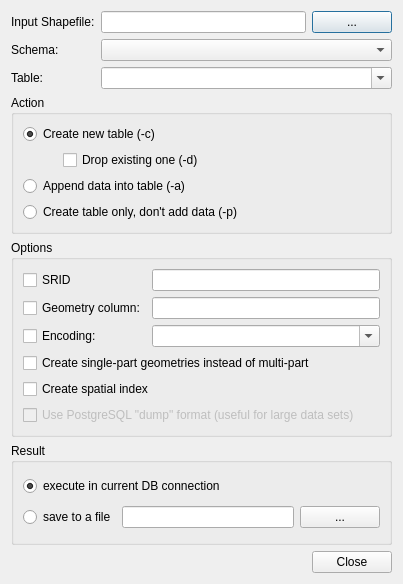
<?xml version="1.0" encoding="UTF-8"?>
<ui version="4.0">
 <class>DlgLoadData</class>
 <widget class="QDialog" name="DlgLoadData">
  <property name="geometry">
   <rect>
    <x>0</x>
    <y>0</y>
    <width>403</width>
    <height>584</height>
   </rect>
  </property>
  <property name="windowTitle">
   <string>Load data to PostGIS</string>
  </property>
  <layout class="QVBoxLayout">
   <item>
    <layout class="QGridLayout">
     <item row="0" column="0">
      <widget class="QLabel" name="label">
       <property name="text">
        <string>Input Shapefile:</string>
       </property>
      </widget>
     </item>
     <item row="0" column="1">
      <widget class="QLineEdit" name="editShapefile"/>
     </item>
     <item row="0" column="2">
      <widget class="QPushButton" name="btnSelectShapefile">
       <property name="text">
        <string>...</string>
       </property>
      </widget>
     </item>
     <item row="1" column="0">
      <widget class="QLabel" name="label_2">
       <property name="text">
        <string>Schema:</string>
       </property>
      </widget>
     </item>
     <item row="1" column="1" colspan="2">
      <widget class="QComboBox" name="cboSchema"/>
     </item>
     <item row="2" column="0">
      <widget class="QLabel" name="label_3">
       <property name="text">
        <string>Table:</string>
       </property>
      </widget>
     </item>
     <item row="2" column="1" colspan="2">
      <widget class="QComboBox" name="cboTable">
       <property name="editable">
        <bool>true</bool>
       </property>
      </widget>
     </item>
    </layout>
   </item>
   <item>
    <widget class="QGroupBox" name="groupBox">
     <property name="title">
      <string>Action</string>
     </property>
     <layout class="QVBoxLayout">
      <item>
       <widget class="QRadioButton" name="radCreate">
        <property name="text">
         <string>Create new table (-c)</string>
        </property>
        <property name="checked">
         <bool>true</bool>
        </property>
       </widget>
      </item>
      <item>
       <layout class="QHBoxLayout">
        <item>
         <spacer>
          <property name="orientation">
           <enum>Qt::Horizontal</enum>
          </property>
          <property name="sizeType">
           <enum>QSizePolicy::Fixed</enum>
          </property>
          <property name="sizeHint" stdset="0">
           <size>
            <width>40</width>
            <height>20</height>
           </size>
          </property>
         </spacer>
        </item>
        <item>
         <widget class="QCheckBox" name="chkDropTable">
          <property name="text">
           <string>Drop existing one (-d)</string>
          </property>
         </widget>
        </item>
       </layout>
      </item>
      <item>
       <widget class="QRadioButton" name="radAppend">
        <property name="text">
         <string>Append data into table (-a)</string>
        </property>
       </widget>
      </item>
      <item>
       <widget class="QRadioButton" name="radCreateOnly">
        <property name="text">
         <string>Create table only, don't add data (-p)</string>
        </property>
       </widget>
      </item>
     </layout>
    </widget>
   </item>
   <item>
    <widget class="QGroupBox" name="groupBox_2">
     <property name="title">
      <string>Options</string>
     </property>
     <layout class="QGridLayout">
      <item row="0" column="0">
       <widget class="QCheckBox" name="chkSrid">
        <property name="text">
         <string>SRID</string>
        </property>
       </widget>
      </item>
      <item row="0" column="1">
       <widget class="QLineEdit" name="editSrid"/>
      </item>
      <item row="1" column="0">
       <widget class="QCheckBox" name="chkGeomColumn">
        <property name="text">
         <string>Geometry column:</string>
        </property>
       </widget>
      </item>
      <item row="1" column="1">
       <widget class="QLineEdit" name="editGeomColumn"/>
      </item>
      <item row="2" column="0">
       <widget class="QCheckBox" name="chkEncoding">
        <property name="text">
         <string>Encoding:</string>
        </property>
       </widget>
      </item>
      <item row="2" column="1">
       <widget class="QComboBox" name="cboEncoding">
        <property name="editable">
         <bool>true</bool>
        </property>
       </widget>
      </item>
      <item row="4" column="0" colspan="2">
       <widget class="QCheckBox" name="chkSpatialIndex">
        <property name="text">
         <string>Create spatial index</string>
        </property>
       </widget>
      </item>
      <item row="3" column="0" colspan="2">
       <widget class="QCheckBox" name="chkSinglePart">
        <property name="text">
         <string>Create single-part geometries instead of multi-part</string>
        </property>
       </widget>
      </item>
      <item row="5" column="0" colspan="2">
       <widget class="QCheckBox" name="chkDumpFormat">
        <property name="enabled">
         <bool>false</bool>
        </property>
        <property name="text">
         <string>Use PostgreSQL &quot;dump&quot; format (useful for large data sets)</string>
        </property>
       </widget>
      </item>
     </layout>
    </widget>
   </item>
   <item>
    <widget class="QGroupBox" name="groupBox_3">
     <property name="title">
      <string>Result</string>
     </property>
     <layout class="QVBoxLayout">
      <item>
       <widget class="QRadioButton" name="radExec">
        <property name="text">
         <string>execute in current DB connection</string>
        </property>
        <property name="checked">
         <bool>true</bool>
        </property>
       </widget>
      </item>
      <item>
       <layout class="QHBoxLayout">
        <item>
         <widget class="QRadioButton" name="radSave">
          <property name="text">
           <string>save to a file</string>
          </property>
         </widget>
        </item>
        <item>
         <widget class="QLineEdit" name="editOutputFile"/>
        </item>
        <item>
         <widget class="QPushButton" name="btnSelectOutputFile">
          <property name="text">
           <string>...</string>
          </property>
         </widget>
        </item>
       </layout>
      </item>
     </layout>
    </widget>
   </item>
   <item>
    <widget class="QDialogButtonBox" name="buttonBox">
     <property name="orientation">
      <enum>Qt::Horizontal</enum>
     </property>
     <property name="standardButtons">
      <set>QDialogButtonBox::Close</set>
     </property>
    </widget>
   </item>
  </layout>
 </widget>
 <tabstops>
  <tabstop>editShapefile</tabstop>
  <tabstop>btnSelectShapefile</tabstop>
  <tabstop>cboSchema</tabstop>
  <tabstop>cboTable</tabstop>
  <tabstop>radCreate</tabstop>
  <tabstop>chkDropTable</tabstop>
  <tabstop>radAppend</tabstop>
  <tabstop>radCreateOnly</tabstop>
  <tabstop>chkSrid</tabstop>
  <tabstop>editSrid</tabstop>
  <tabstop>chkGeomColumn</tabstop>
  <tabstop>editGeomColumn</tabstop>
  <tabstop>chkEncoding</tabstop>
  <tabstop>cboEncoding</tabstop>
  <tabstop>chkSinglePart</tabstop>
  <tabstop>chkSpatialIndex</tabstop>
  <tabstop>radExec</tabstop>
  <tabstop>radSave</tabstop>
  <tabstop>editOutputFile</tabstop>
  <tabstop>btnSelectOutputFile</tabstop>
  <tabstop>buttonBox</tabstop>
 </tabstops>
 <resources/>
 <connections>
  <connection>
   <sender>buttonBox</sender>
   <signal>accepted()</signal>
   <receiver>DlgLoadData</receiver>
   <slot>accept()</slot>
   <hints>
    <hint type="sourcelabel">
     <x>248</x>
     <y>254</y>
    </hint>
    <hint type="destinationlabel">
     <x>157</x>
     <y>274</y>
    </hint>
   </hints>
  </connection>
  <connection>
   <sender>buttonBox</sender>
   <signal>rejected()</signal>
   <receiver>DlgLoadData</receiver>
   <slot>reject()</slot>
   <hints>
    <hint type="sourcelabel">
     <x>316</x>
     <y>260</y>
    </hint>
    <hint type="destinationlabel">
     <x>286</x>
     <y>274</y>
    </hint>
   </hints>
  </connection>
 </connections>
</ui>
